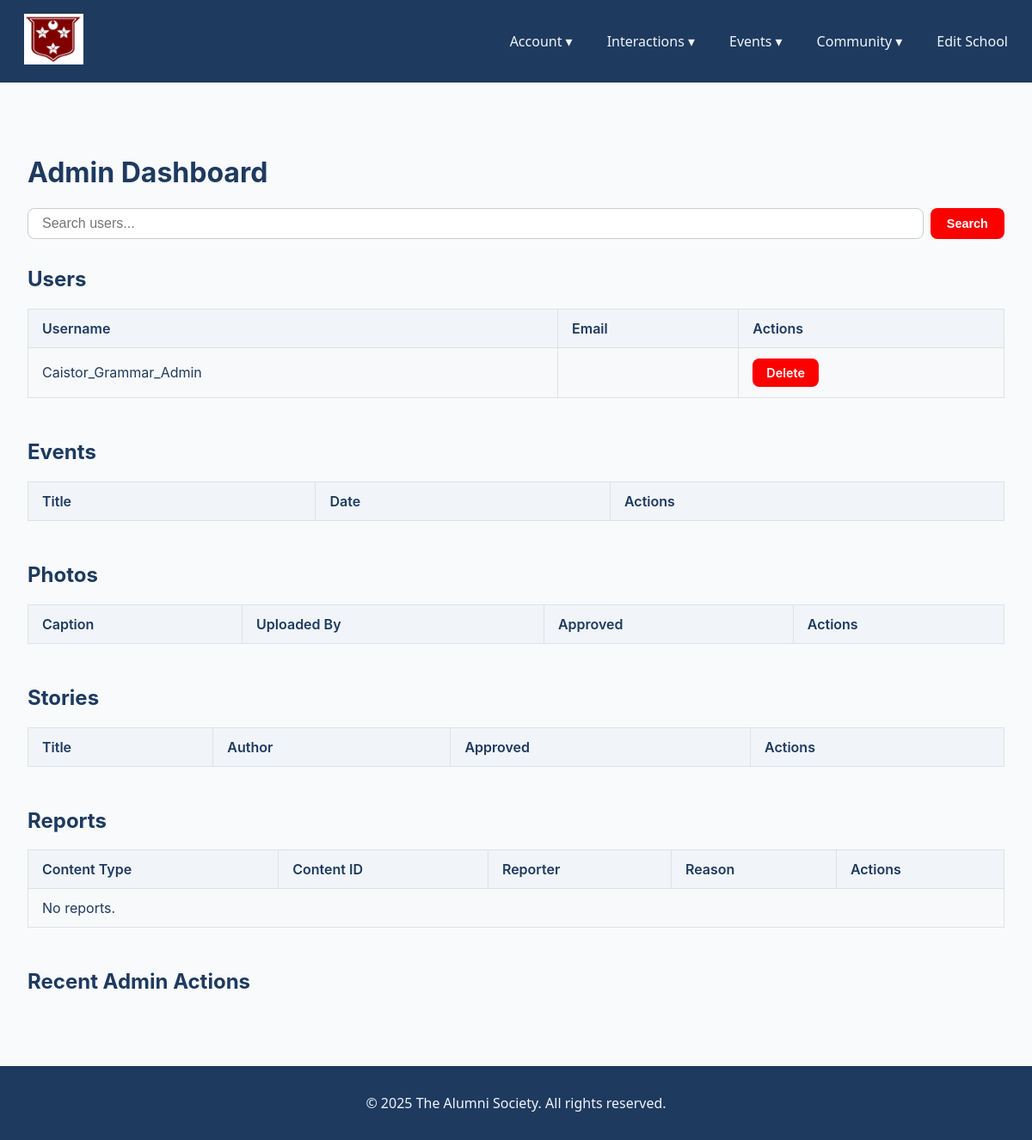
The page /custom_admin/ (signed in) on the database as committed earlier.
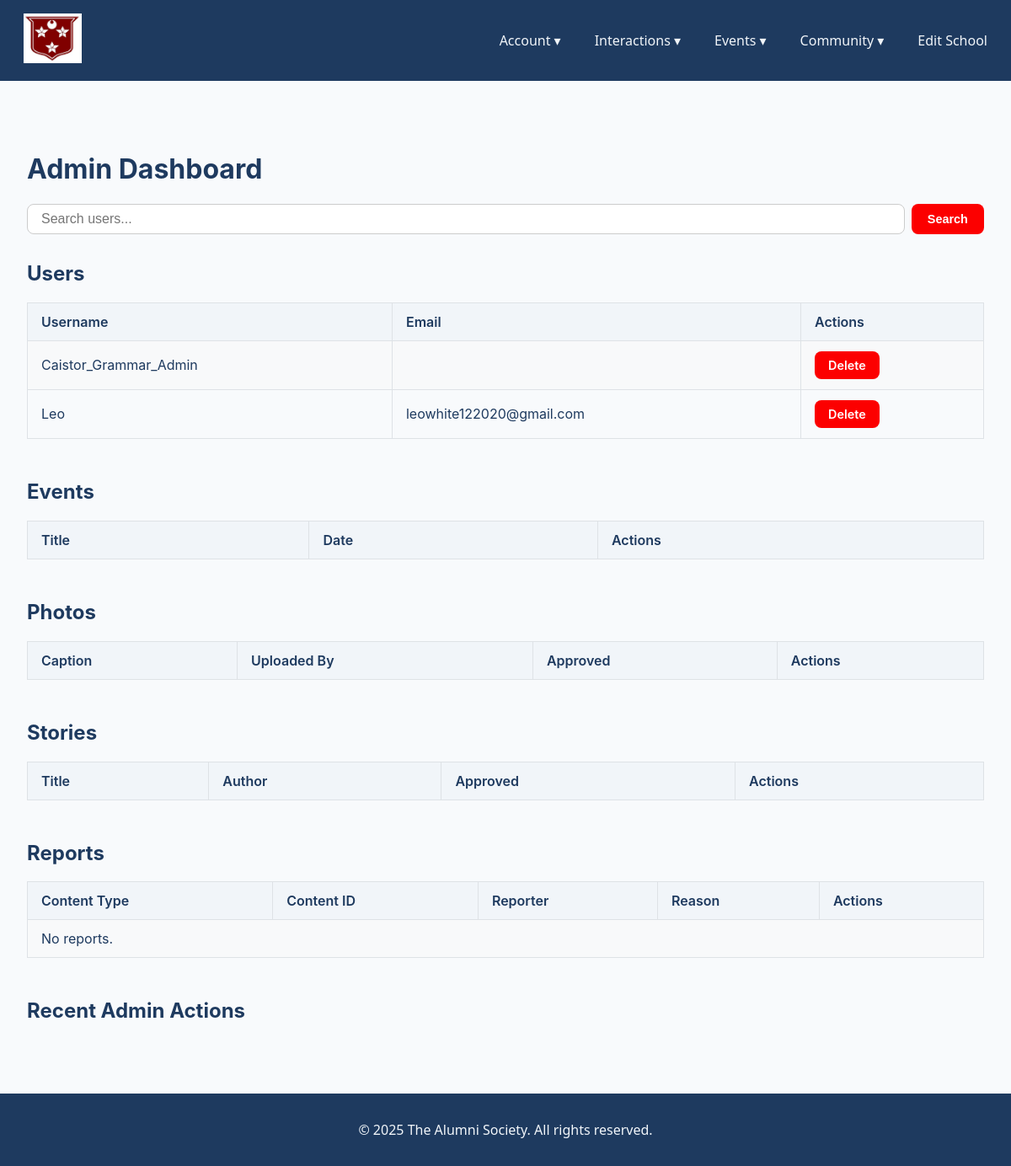
The same page on the database as committed later.
### Accounts/models.py (models this page shows, shortened)
class User(AbstractUser):
    school = models.ForeignKey(School, on_delete=models.CASCADE, related_name="users", null=True, blank=True)
    graduation_year = models.PositiveIntegerField(null=True, blank=True)
    occupation = models.CharField(max_length=100, blank=True)
    bio = models.TextField(blank=True)
    linkedin_url = models.URLField(blank=True)
    profile_picture = models.ImageField(upload_to='profile_pics/', blank=True, null=True)
    is_staff_account = models.BooleanField(default=False)
    is_superuser_account = models.BooleanField(default=False)
    is_student_account = models.BooleanField(default=False)

### schools/models.py (models this page shows, shortened)
class School(models.Model):
    name = models.CharField(max_length=255, unique=True)
    logo = models.ImageField(upload_to="school_logos/", blank=True, null=True)
    description = models.TextField(blank=True)
    address = models.TextField(blank=True)
    banner_image = models.ImageField(upload_to="school_banners/", blank=True, null=True)

### custom_admin/views.py (the view, shortened to what this page needs)
# urls.py: path("", views.dashboard, name="dashboard"),
@login_required
@user_passes_test(staff_required)
def dashboard(request):
    search_query = request.GET.get('search', '')
    users = User.objects.filter(school=request.user.school)
    if request.user.school:
        users = User.objects.filter(school=request.user.school)
    else:
        users = User.objects.all()
    events = Event.objects.filter(school=request.user.school)
    photos = Photo.objects.filter(school=request.user.school)
    stories = Story.objects.filter(school=request.user.school)
    reports = Report.objects.filter(school=request.user.school, resolved=False)
    logs = AdminLog.objects.filter(school=request.user.school).order_by('-created_at')[:50]  # last 50 actions
    return render(request, "custom_admin/dashboard.html", {
        "users": users,
        "events": events,
        "photos": photos,
        "stories": stories,
        "reports": reports,
        "logs": logs,
        "search_query": search_query
    })

### custom_admin/views.py (called while the page is built)
def staff_required(user):
    if user.is_staff_account or user.is_superuser_account:
        answer = True
    else:
        answer = False
    return answer

### Website/custom_admin/templates/custom_admin/dashboard.html (shortened to what this page needs)
{% extends "Main/base.html" %}
{% block content %}
<div class="admin-container">
    <h1>Admin Dashboard</h1>
    <form method="get" class="admin-search">
        <input type="text" name="search" placeholder="Search users..." value="{{ search_query }}">
        <button type="submit" class="btn admin-action-btn">Search</button>
    </form>
    <h2>Users</h2>
    <table class="admin-table">
        <tr><th>Username</th><th>Email</th><th>Actions</th></tr>
        {% for user in users %}
        <tr>
            <td>{{ user.username }}</td>
            <td>{{ user.email }}</td>
            <td>
                <a href="{% url 'custom_admin:delete_user' user.id %}" class="btn admin-action-btn">Delete</a>
            </td>
        </tr>
        {% endfor %}
    </table>
    <h2>Events</h2>
    <table class="admin-table">
        <tr><th>Title</th><th>Date</th><th>Actions</th></tr>
    </table>
    <h2>Photos</h2>
    <table class="admin-table">
        <tr><th>Caption</th><th>Uploaded By</th><th>Approved</th><th>Actions</th></tr>
    </table>
    <h2>Stories</h2>
    <table class="admin-table">
        <tr><th>Title</th><th>Author</th><th>Approved</th><th>Actions</th></tr>
    </table>
    <h2>Reports</h2>
    <table class="admin-table">
        <tr><th>Content Type</th><th>Content ID</th><th>Reporter</th><th>Reason</th><th>Actions</th></tr>
        {% for report in reports %}
        <tr>
            <td>{{ report.get_content_type_display }}</td>
            <td>{{ report.content_id }}</td>
            <td>{{ report.reporter.username }}</td>
            <td>{{ report.reason }}</td>
            <td>
                <a href="{% url 'custom_:resolve_report' report.id %}" class="btn admin-action-btn">Mark Resolved</a>
            </td>
        </tr>
        {% empty %}
        <tr><td colspan="5">No reports.</td></tr>
        {% endfor %}
    </table>
    <h2>Recent Admin Actions</h2>
</div>
{% endblock %}

### Main/templates/Main/base.html (shortened to what this page needs)
<!DOCTYPE html>
<html lang="en">
<head>
    {% load static %}
    <link rel="stylesheet" href="{% static 'Main/style.css' %}">
</head>
<body>
<nav>
  <div class="nav-container">
    <div class="logo">
      <a href="{% url 'Main:homepage' %}" class="logo1">
        <p class="navtitle">
          {% if user.is_authenticated %}
            <img class="navbar-logo" src="{{ user.school.logo.url }}">
          {% else %}
            <img class="navbar-logo" src="{% static 'images/The Alumni Society Logo.png' %}" alt="Logo">
            {% endif %}
      </a>
    </div>
    <ul class="nav-links">
      {% if user.is_authenticated %}
      <li class="dropdown">
        <a href="#">Account ▾</a>
      </li>
      <li class="dropdown">
        <a href="#">Interactions ▾</a>
      </li>
      <li class="dropdown">
        <a href="#">Events ▾</a>
      </li>
      <li class="dropdown">
        <a href="#">Community ▾</a>
      </li>
      {% else %}
      <li><a href="{% url 'Accounts:login' %}">Login</a></li>
      <li><a href="{% url 'Accounts:create_account' %}">Create Account</a></li>
      {% endif %}
      {% if user.is_staff_account %}
      <li><a href="{% url 'schools:edit_school' user.school.id %}">Edit School</a></li>
      {% endif %}
    </ul>
  </div>
</nav>
    <main>
        {% block content %}
        {% endblock %}
    </main>
    <footer>
        <p>&copy; {{ year|default:2025 }} The Alumni Society. All rights reserved.</p>
    </footer>
</body>
</html>

Rows that differ between the two databases and show on the page:
added User: username "Leo", email "leowhite122020@gmail.com"
